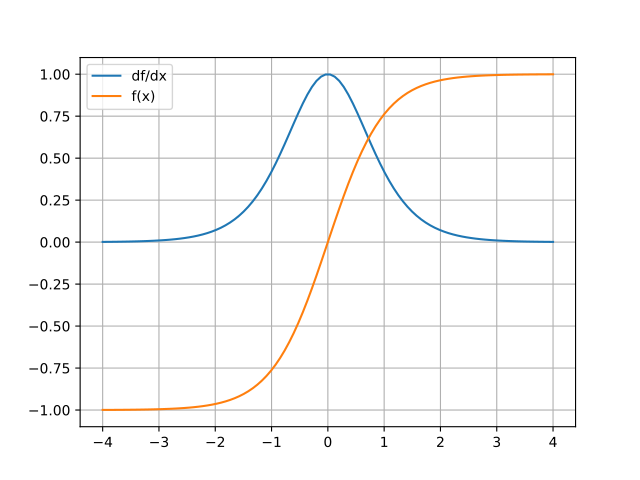

Reproduce this figure in Python.
import mygrad as mg
import matplotlib.pyplot as plt
x = mg.linspace(-4, 4, 100)
y = mg.tanh(x)
y.backward()
plt.plot(x, x.grad, label="df/dx")
plt.plot(x, y, label="f(x)")
plt.legend()
plt.grid()
plt.show()
